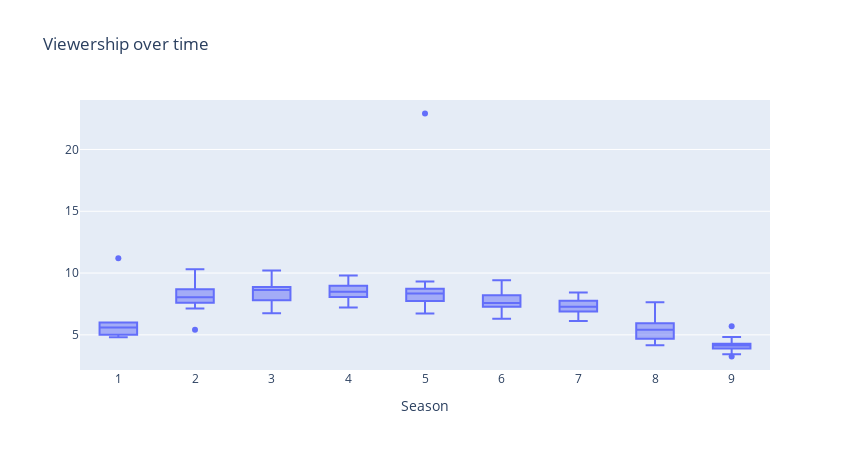

Notebook cell for this chart:
### Code cell
plot_box_over_time(data, 'Season', 'Viewership', ['EpisodeTitle', 'Date'])

### Figure 1 — Plotly figure (JSON) as saved in the notebook; plotly's stock layout.template omitted (floating-point values rounded to 4 significant figures; data arrays with more than 128 entries replaced by an {"elided": "..."} marker saying what was removed)
{"data": [{"alignmentgroup": "True", "customdata": {"elided": "188x2 str values"}, "hovertemplate": "Season=%{x}<br>Viewership=%{y}<br>EpisodeTitle=%{customdata[0]}<br>Date=%{customdata[1]}<extra></extra>", "legendgroup": "", "marker": {"color": "#636efa"}, "name": "", "notched": false, "offsetgroup": "", "orientation": "v", "showlegend": false, "type": "box", "x": {"elided": "188 int values"}, "x0": " ", "xaxis": "x", "y": {"elided": "188 float values"}, "y0": " ", "yaxis": "y"}], "layout": {"boxmode": "group", "height": 450, "legend": {"tracegroupgap": 0}, "showlegend": false, "title": {"text": "Viewership over time"}, "width": 850, "xaxis": {"anchor": "y", "domain": [0, 1], "title": {"text": "Season"}}, "yaxis": {"anchor": "x", "domain": [0, 1], "showticklabels": true, "title": {}, "visible": true}}}
